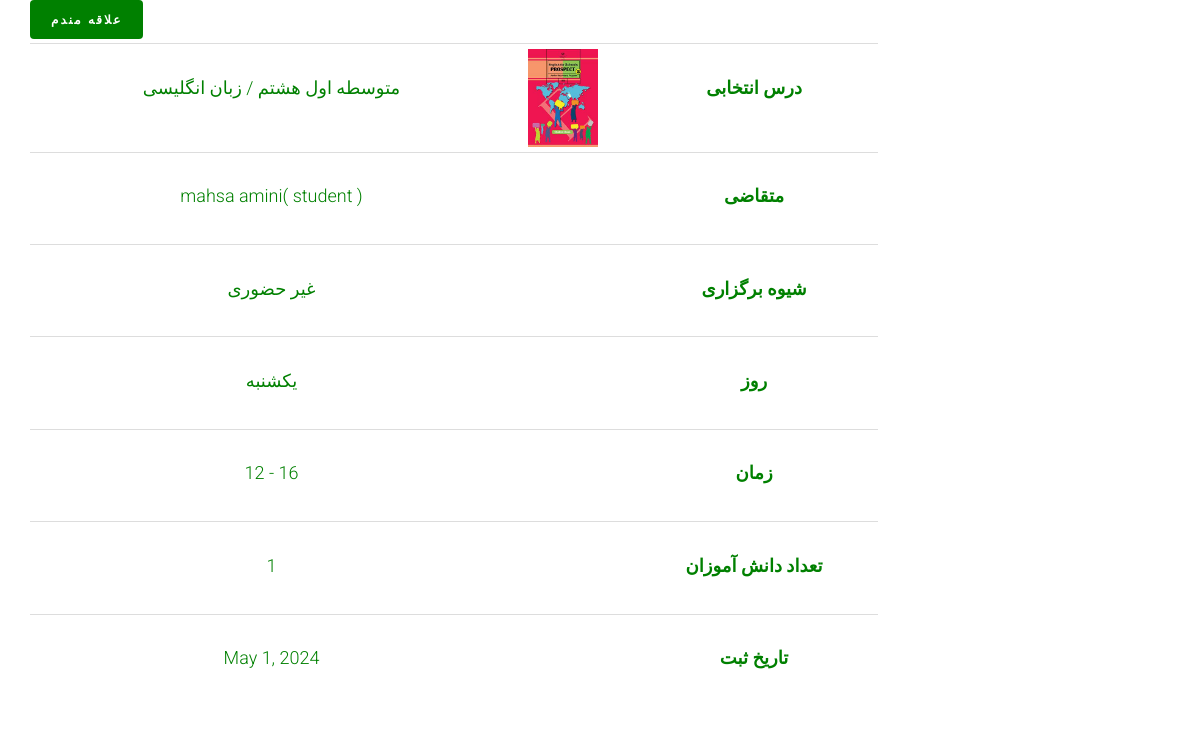
The app's page /application/369 with its own data.
### application/models.py (models this page shows, shortened)
class Application(models.Model):
    applicant = models.ForeignKey(User, on_delete=models.CASCADE)
    demanded_course = models.ForeignKey(Course, on_delete=models.CASCADE)
    preferred_style = models.CharField(choices=HOLDING_STYLE, max_length=50, default="V")
    short_description = models.CharField(max_length=300, null=True, blank=True)
    is_accepted = models.BooleanField(blank=True, null=True, default=False)
    num_of_student = models.IntegerField(validators=[MinValueValidator(1), MaxValueValidator(10)], default=1)
    registered_date = models.DateField(null=True, blank=True , auto_now_add=True)
    free_day_1 = models.ForeignKey(WeekDay, on_delete=models.CASCADE, null=True, blank=True)
    free_time_1 = models.ForeignKey(AvailableTime, on_delete=models.CASCADE, null=True, blank=True)
    venue = models.ForeignKey(PublicPlace, on_delete=models.CASCADE, blank=True, null=True)
    is_active = models.BooleanField(default=False)
    slug = models.SlugField(max_length=200, default="", null=False, db_index=True)

class Course(models.Model):
    course_name = models.ForeignKey(CourseName, on_delete=models.CASCADE, db_index=True)
    grade = models.ForeignKey(Grade, on_delete=models.CASCADE, blank=True, null=True)
    major = models.ForeignKey(Major, on_delete=models.CASCADE, blank=True, null=True)
    image=models.ImageField(upload_to='images/courses', null=True,blank=True)
    code=models.CharField(max_length=7, blank=True, null=True)
    book_download_link=models.CharField(max_length=300, blank=True, null=True)
    is_active = models.BooleanField(default=True)
    slug = models.SlugField(max_length=500, blank=True, null=True)
    def __str__(self):
        return f" {self.grade} / {self.course_name} "
    class Meta:
        constraints = [
            models.UniqueConstraint(fields=['course_name', 'grade', 'major'],
                                    name='unique_course_name_edu_level_grade'),
        ]

class Grade(models.Model):
    edu_level = models.ForeignKey(EducationalLevel, on_delete=models.CASCADE)
    grade_name = models.CharField(max_length=20, verbose_name="پایه تحصیلی")
    url_title = models.CharField(max_length=200, blank=True, null=True)
    is_active = models.BooleanField(default=True)
    def __str__(self):
        return f"{self.edu_level} {self.grade_name}"
    class Meta:
        constraints = [
            models.UniqueConstraint(fields=['edu_level', 'grade_name'], name='unique_edu_level_grade')]

class EducationalLevel(models.Model):
    edu_level = models.CharField(max_length=20, unique=True, verbose_name="دوره آموزشی")
    url_title = models.CharField(max_length=200, blank=True, null=True)
    is_active = models.BooleanField(default=True)
    def __str__(self):
        return self.edu_level

class CourseName(models.Model):
    course_name = models.CharField(max_length=20, unique=True)
    def __str__(self):
        return f"{self.course_name}"

class WeekDay(models.Model):
    day_name = models.CharField(max_length=20, unique=True)
    def __str__(self):
        return f"{self.day_name}"

class AvailableTime(models.Model):
    time_name = models.CharField(max_length=20)
    def __str__(self):
        return f"{self.time_name}"

### account/models.py (models this page shows, shortened)
class User(AbstractUser):
    mobile = models.CharField(max_length=20, null=True, blank=True, verbose_name='mobile')
    user_type = models.ForeignKey(UserType, on_delete=models.CASCADE, blank=True, null=True)
    email_active_code = models.CharField(max_length=100, null=True, blank=True, verbose_name='Email Activation code')
    mobile_verification_code = models.CharField(max_length=50, null=True, blank=True, default="")
    mobile_verified = models.BooleanField(default=False)

class UserType(models.Model):
    objects = None
    title = models.CharField(max_length=20)
    def __str__(self):
        return self.title

### application/views.py (the view)
# urls.py: path('<int:pk>', views.ApplicationDetailView.as_view(), name='application_detail'),
class ApplicationDetailView(DetailView):
    template_name = 'application/application_detail.html'
    model = Application
    def get_context_data(self, **kwargs):
        context = super().get_context_data(**kwargs)
        loaded_application = self.object
        request = self.request
        favorite_application_id = request.session.get("application_favorites")
        context['is_favorite'] = favorite_application_id == str(loaded_application.id)
        current_user = self.request.user
        context['current_user'] = current_user
        return context

### application/templates/application/application_detail.html (shortened to what this page needs)
{% extends 'shared/_layout.html' %}
{% load render_partial %}
{% block content %}
<div class="container">
	<div class="row">
		<div class="col-sm-9">
			<div class="container-fluid">
				<div class="row fh5co-post-entry">
					<table class="table table-condensed" style="border-bottom: 1px ; text-align: center">
						<tbody>
						<tr>
							<td></td>
							<td>
								<p style="text-align: center; color:green">{{ application.demanded_course }}</p>
							</td>
							<td>
								{% if application.demanded_course %}
								<a href=""><img src="{{ application.demanded_course.image.url }}" width="70" alt=""></a>
								{% else %}
								<a href=""><img src="/static/images/white.png" width="70"></a>
								{% endif %}
							</td>
							<td>
								<label style="color: green"> درس انتخابی  </label>
							</td>
						</tr>
						{% if application.applicant %}
						<tr>
							<td>
							</td>
							<td>
								<p style="text-align: center; color:green">{{ application.applicant.first_name }}  {{application.applicant.last_name}}( {{application.applicant.user_type}} )</p>
							</td>
							<td class="cart_product">
								<a href=""><img src="/static/images/white.png" width="70"></a>
							</td>
							<td>
								<label style="color: green"> متقاضی  </label>
							</td>
						</tr>
						{% endif %}
						{% if application.preferred_style %}
						<tr>
							<td>
							</td>
							<td>
								{% if application.preferred_style == "V"  %}
								<p style="text-align: center; color:green">غیر حضوری</p>
								{% elif application.preferred_style == "FTF"  %}
								<p style="text-align: center; color:green"> حضوری</p>
								{% endif %}
							</td>
							<td class="cart_product">
								<a href=""><img src="/static/images/white.png" width="70"></a>
							</td>
							<td>
								<label style="color: green"> شیوه برگزاری  </label>
							</td>
						</tr>
						{% endif %}
						{% if application.free_day_1 %}
						<tr>
							<td>
							</td>
							<td>
								<p style="text-align: center; color:green">{{ application.free_day_1 }}</p>
							</td>
							<td class="cart_product">
								<a href=""><img src="/static/images/white.png" width="70"></a>
							</td>
							<td>
								<label style="color: green"> روز  </label>
							</td>
						</tr>
						{% endif %}
						{% if application.free_time_1 %}
						<tr>
							<td>
							</td>
							<td>
								<p style="text-align: center; color:green">{{ application.free_time_1 }}</p>
							</td>
							<td class="cart_product">
								<a href=""><img src="/static/images/white.png" width="70"></a>
							</td>
							<td>
								<label style="color: green"> زمان </label>
							</td>
						</tr>
						{% endif %}
						{% if application.num_of_student %}
						<tr>
							<td>
							</td>
							<td>
								<p style="text-align: center; color:green">{{ application.num_of_student }}</p>
							</td>
							<td class="cart_product">
								<a href=""><img src="/static/images/white.png" width="70"></a>
							</td>
							<td>
								<label style="color: green"> تعداد دانش آموزان </label>
							</td>
						</tr>
						{% endif %}
						{% if application.registered_date %}
						<tr>
							<td>
							</td>
							<td>
								<p style="text-align: center; color:green">{{ application.registered_date }}</p>
							</td>
							<td class="cart_product">
								<a href=""><img src="/static/images/white.png" width="70"></a>
							</td>
							<td>
								<label style="color: green"> تاریخ ثبت </label>
							</td>
						</tr>
						{% endif %}
						{% if is_favorite %}
						<i class="icon-star" title="علاقه مندم" style="color: green"></i>
						{% else %}
						<form action="{% url 'application_favorite' %}" method="post">
							<button type="submit" class="btn btn-fefault cart" style="background-color: green; color: white">علاقه مندم </button>
						</form>
						{% endif %}
						</tbody>
					</table>
				</div>
			</div>
		</div>
	</div>
</div>
{% endblock %}

### static/css/style.css (style rules this page uses)
html { background: #fff; }
body { font-family: "Roboto", arial, sans-serif; font-size: 18px; font-weight: 300; line-height: 1.8; color: #222; background: #fff; }
a { color: #f7c873; -webkit-transition: 0.5s; -o-transition: 0.5s; transition: 0.5s; }
p { margin-bottom: 30px; }
.btn { margin-right: 4px; margin-bottom: 4px; font-family: "Playfair Display", times, serif; font-size: 12px; letter-spacing: 2px; text-transform: uppercase; font-weight: 700; -webkit-border-radius: 4px; -moz-border-radius: 4px; -ms-border-radius: 4px; border-radius: 4px; -webkit-transition: 0.5s; -o-transition: 0.5s; transition: 0.5s; }

### records on screen
Application: demanded_course "متوسطه اول هشتم / زبان انگلیسی", demanded_course.image (picture), applicant.first_name "mahsa", applicant.last_name "amini", applicant.user_type "student", free_day_1 "یکشنبه", free_time_1 "12 - 16", num_of_student "1", registered_date "May 1, 2024"
